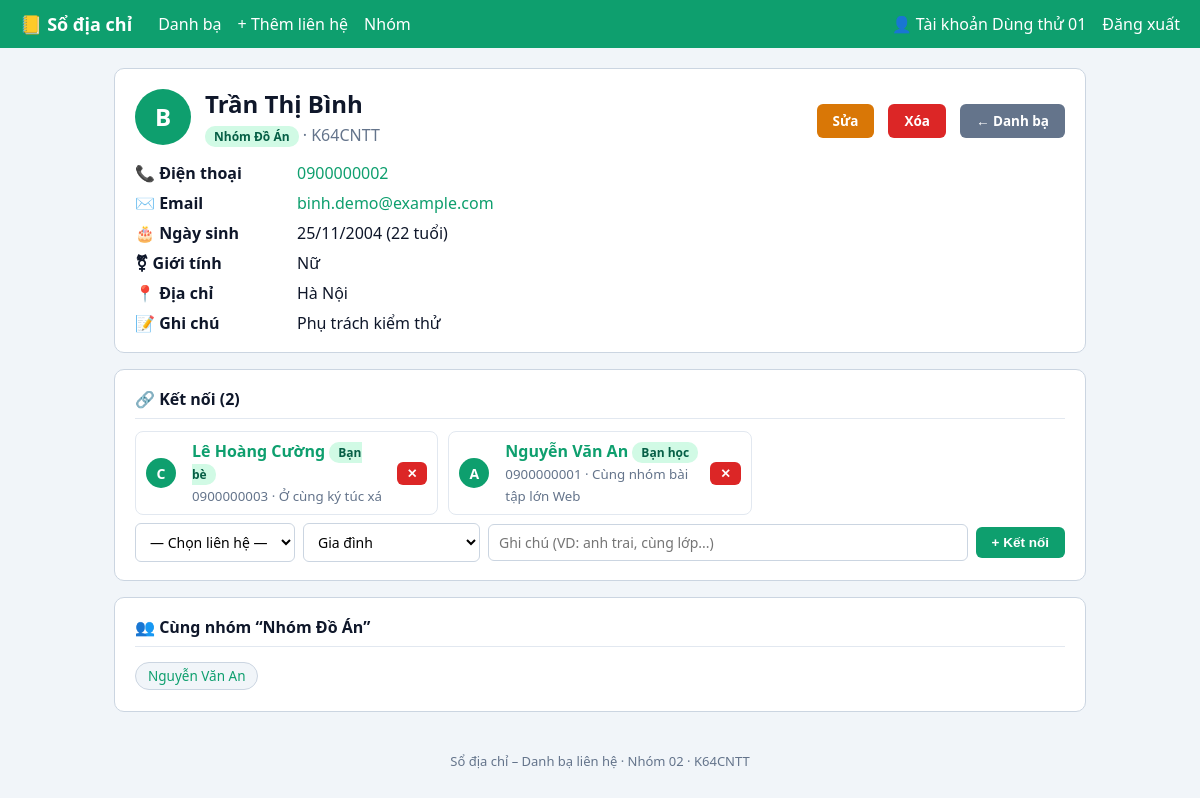
The page /BaiTaPNhom06/contact_view.php?id=2 (signed in) on the database its author committed.
### tables this page shows
CREATE TABLE `lien_he` (
  `id` INT AUTO_INCREMENT PRIMARY KEY,
  `id_nguoi_dung` INT NOT NULL,
  `id_nhom` INT NULL COMMENT 'NULL = chưa phân nhóm',
  `ho_ten` VARCHAR(100) NOT NULL,
  `gioi_tinh` ENUM('Nam','Nữ','Khác') NOT NULL DEFAULT 'Khác',
  `ngay_sinh` DATE NULL,
  `so_dien_thoai` VARCHAR(15) NOT NULL,
  `email` VARCHAR(100) NULL,
  `don_vi` VARCHAR(100) NULL COMMENT 'Lớp / cơ quan / công ty',
  `dia_chi` VARCHAR(255) NULL,
  `ghi_chu` TEXT NULL,
  `yeu_thich` TINYINT(1) NOT NULL DEFAULT 0 COMMENT '1: Yêu thích, 0: Bình thường',
  `ngay_tao` TIMESTAMP DEFAULT CURRENT_TIMESTAMP,
  KEY `idx_ten` (`ho_ten`),
  KEY `idx_sdt` (`so_dien_thoai`),
  CONSTRAINT `fk_lh_nd` FOREIGN KEY (`id_nguoi_dung`)
    REFERENCES `nguoi_dung`(`id`) ON DELETE CASCADE,
  CONSTRAINT `fk_lh_nhom` FOREIGN KEY (`id_nhom`)
    REFERENCES `nhom_lien_he`(`id`) ON DELETE RESTRICT
);

CREATE TABLE `nhom_lien_he` (
  `id` INT AUTO_INCREMENT PRIMARY KEY,
  `id_nguoi_dung` INT NOT NULL,
  `ten_nhom` VARCHAR(60) NOT NULL,
  `mo_ta` VARCHAR(255) NULL,
  UNIQUE KEY `uq_nhom` (`id_nguoi_dung`, `ten_nhom`),
  CONSTRAINT `fk_nhom_nd` FOREIGN KEY (`id_nguoi_dung`)
    REFERENCES `nguoi_dung`(`id`) ON DELETE CASCADE
);

CREATE TABLE `quan_he` (
  `id` INT AUTO_INCREMENT PRIMARY KEY,
  `id_lien_he_a` INT NOT NULL,
  `id_lien_he_b` INT NOT NULL,
  `loai` VARCHAR(30) NOT NULL,
  `ghi_chu` VARCHAR(150) NULL,
  UNIQUE KEY `uq_cap` (`id_lien_he_a`, `id_lien_he_b`),
  CONSTRAINT `ck_a_nho_hon_b` CHECK (`id_lien_he_a` < `id_lien_he_b`),
  CONSTRAINT `fk_qh_a` FOREIGN KEY (`id_lien_he_a`)
    REFERENCES `lien_he`(`id`) ON DELETE CASCADE,
  CONSTRAINT `fk_qh_b` FOREIGN KEY (`id_lien_he_b`)
    REFERENCES `lien_he`(`id`) ON DELETE CASCADE
);

### BaiTaPNhom06/functions.php (called while the page is built, shortened)
<?php
function e($s): string { return htmlspecialchars((string)$s, ENT_QUOTES, 'UTF-8'); }
function yeu_cau_dang_nhap(): int {
    return (int)$_SESSION['uid'];
}
function chu_cai(string $ten): string {
    $p = preg_split('/\s+/', trim($ten));
    return mb_strtoupper(mb_substr(end($p), 0, 1));
}
function tuoi(?string $ngay_sinh): ?int {
    return $ngay_sinh ? (new DateTime($ngay_sinh))->diff(new DateTime())->y : null;
}
function lay_lien_he(PDO $pdo, int $id, int $uid) {
    $st = $pdo->prepare("SELECT lh.*, nh.ten_nhom FROM lien_he lh
                         LEFT JOIN nhom_lien_he nh ON nh.id = lh.id_nhom
                         WHERE lh.id = :id AND lh.id_nguoi_dung = :u");
    $st->execute([':id' => $id, ':u' => $uid]);
    return $st->fetch();
}

### BaiTaPNhom06/contact_view.php (the view, shortened to what this page needs)
<?php
require_once 'functions.php';
$uid = yeu_cau_dang_nhap();
$id = (int)($_GET['id'] ?? $_POST['id'] ?? 0);
$lh = lay_lien_he($pdo, $id, $uid);
$st = $pdo->prepare("SELECT qh.id AS id_qh, qh.loai, qh.ghi_chu AS ghi_chu_qh, k.id, k.ho_ten, k.so_dien_thoai
    FROM quan_he qh
    JOIN lien_he k ON k.id = IF(qh.id_lien_he_a = :id1, qh.id_lien_he_b, qh.id_lien_he_a)
    WHERE qh.id_lien_he_a = :id2 OR qh.id_lien_he_b = :id3
    ORDER BY qh.loai, k.ho_ten");
$st->execute([':id1' => $id, ':id2' => $id, ':id3' => $id]);
$ket_noi = $st->fetchAll();
$st = $pdo->prepare("SELECT id, ho_ten FROM lien_he
    WHERE id_nguoi_dung = :u AND id <> :id1
      AND id NOT IN (SELECT id_lien_he_b FROM quan_he WHERE id_lien_he_a = :id2
                     UNION SELECT id_lien_he_a FROM quan_he WHERE id_lien_he_b = :id3)
    ORDER BY ho_ten");
$st->execute([':u' => $uid, ':id1' => $id, ':id2' => $id, ':id3' => $id]);
$chua_ket_noi = $st->fetchAll();
$cung_nhom = [];
if ($lh['id_nhom']) {
    $st = $pdo->prepare("SELECT id, ho_ten FROM lien_he WHERE id_nguoi_dung = :u AND id_nhom = :n AND id <> :id ORDER BY ho_ten LIMIT 10");
    $st->execute([':u' => $uid, ':n' => $lh['id_nhom'], ':id' => $id]);
    $cung_nhom = $st->fetchAll();
}
$t = tuoi($lh['ngay_sinh']);
include 'header.php';
?>
<div class="card">
    <div class="profile">
        <span class="avatar"><?= e(chu_cai($lh['ho_ten'])) ?></span>
        <div>
            <h2><?= e($lh['ho_ten']) ?> <?= $lh['yeu_thich'] ? '<span class="star on">★</span>' : '' ?></h2>
            <?php if ($lh['ten_nhom']): ?><span class="badge"><?= e($lh['ten_nhom']) ?></span><?php endif; ?>
            <?php if ($lh['don_vi']): ?><span class="muted"> · <?= e($lh['don_vi']) ?></span><?php endif; ?>
        </div>
        <a class="btn btn-warn" href="contact_form.php?id=<?= $id ?>">Sửa</a>
        <a class="btn btn-del" href="contact_delete.php?id=<?= $id ?>">Xóa</a>
        <a class="btn btn-sec" href="index.php">← Danh bạ</a>
    </div>
    <dl class="info">
        <dt>📞 Điện thoại</dt><dd><a href="tel:<?= e($lh['so_dien_thoai']) ?>"><?= e($lh['so_dien_thoai']) ?></a></dd>
        <dt>✉️ Email</dt><dd><?= $lh['email'] ? '<a href="mailto:' . e($lh['email']) . '">' . e($lh['email']) . '</a>' : '<span class="muted">—</span>' ?></dd>
        <dt>🎂 Ngày sinh</dt><dd><?= $lh['ngay_sinh'] ? e((new DateTime($lh['ngay_sinh']))->format('d/m/Y')) . " ($t tuổi)" : '<span class="muted">—</span>' ?></dd>
        <dt>⚧ Giới tính</dt><dd><?= e($lh['gioi_tinh']) ?></dd>
        <dt>📍 Địa chỉ</dt><dd><?= $lh['dia_chi'] ? e($lh['dia_chi']) : '<span class="muted">—</span>' ?></dd>
        <dt>📝 Ghi chú</dt><dd><?= $lh['ghi_chu'] ? nl2br(e($lh['ghi_chu'])) : '<span class="muted">—</span>' ?></dd>
    </dl>
</div>
<div class="card">
    <h3>🔗 Kết nối (<?= count($ket_noi) ?>)</h3>
    <div class="links">
    <?php foreach ($ket_noi as $k): ?>
        <div class="link-item">
            <span class="avatar sm"><?= e(chu_cai($k['ho_ten'])) ?></span>
            <div>
                <a href="contact_view.php?id=<?= (int)$k['id'] ?>"><b><?= e($k['ho_ten']) ?></b></a>
                <span class="badge"><?= e($k['loai']) ?></span><br>
                <small class="muted"><?= e($k['so_dien_thoai']) ?><?= $k['ghi_chu_qh'] ? ' · ' . e($k['ghi_chu_qh']) : '' ?></small>
            </div>
            <form method="POST" class="inline-form" onsubmit="return confirm('Hủy kết nối này? (Hai liên hệ vẫn còn trong danh bạ)');">
                <button class="btn btn-del btn-sm" title="Hủy kết nối">✕</button>
            </form>
        </div>
    <?php endforeach; ?>
    </div>
    <?php if ($chua_ket_noi): ?>
    <form method="POST" class="filter">
        <select name="id_khac" required>
            <option value="">— Chọn liên hệ —</option>
        </select>
        <select name="loai">
            <?php foreach (LOAI_QUAN_HE as $l): ?><option><?= e($l) ?></option><?php endforeach; ?>
        </select>
        <input type="text" name="ghi_chu" maxlength="150" placeholder="Ghi chú (VD: anh trai, cùng lớp...)">
        <button class="btn">+ Kết nối</button>
    </form>
    <?php endif; ?>
</div>
<?php if ($cung_nhom): ?>
<div class="card">
    <h3>👥 Cùng nhóm “<?= e($lh['ten_nhom']) ?>”</h3>
    <?php foreach ($cung_nhom as $c): ?>
        <a class="chip" href="contact_view.php?id=<?= (int)$c['id'] ?>"><?= e($c['ho_ten']) ?></a>
    <?php endforeach; ?>
</div>
<?php endif; ?>
<?php include 'footer.php'; ?>

### BaiTaPNhom06/style.css (style rules this page uses)
* { box-sizing: border-box; }
body { font-family: 'Segoe UI', Arial, sans-serif; background: #f1f5f9; color: #0f172a; margin: 0; }
a { color: #0e9f6e; text-decoration: none; }
.muted { color: #64748b; }
.card { background: #fff; border: 1px solid #cbd5e1; border-radius: 10px; padding: 18px 20px; margin-bottom: 16px; }
.card h3 { margin: 0 0 12px; padding-bottom: 8px; border-bottom: 1px solid #e2e8f0; font-size: 16px; }
input[type=text], input[type=email], input[type=password], input[type=date], select, textarea { width: 100%; padding: 8px 10px; border: 1px solid #cbd5e1; border-radius: 6px; font-size: 14px; font-family: inherit; background: #fff; }
.filter { display: flex; gap: 8px; flex-wrap: wrap; align-items: center; }
.filter > input[type=text] { flex: 1; min-width: 180px; }
.filter select { width: auto; }
.btn { display: inline-block; padding: 8px 16px; background: #0e9f6e; color: #fff; border: 0; border-radius: 6px; font-weight: 600; font-size: 13.5px; cursor: pointer; margin-top: 8px; }
.btn-warn { background: #d97706; }
.btn-del { background: #dc2626; }
.btn-sec { background: #64748b; }
.btn-sm { margin-top: 0; padding: 4px 10px; font-size: 12.5px; }
.filter .btn { margin-top: 0; }
.inline-form { display: inline; }
.badge { background: #d1fae5; color: #065f46; padding: 2px 9px; border-radius: 10px; font-size: 12px; font-weight: 600; }
.chip { display: inline-block; background: #f1f5f9; border: 1px solid #cbd5e1; border-radius: 16px; padding: 4px 12px; margin: 3px 4px 3px 0; font-size: 13.5px; }
.avatar { display: inline-flex; align-items: center; justify-content: center; width: 56px; height: 56px; border-radius: 50%; background: #0e9f6e; color: #fff; font-size: 24px; font-weight: 700; flex-shrink: 0; }
.avatar.sm { width: 30px; height: 30px; font-size: 14px; margin-right: 6px; vertical-align: middle; }
.profile { display: flex; align-items: center; gap: 14px; flex-wrap: wrap; }
.profile h2 { margin: 0 0 4px; }
.info { display: grid; grid-template-columns: 150px 1fr; gap: 8px 12px; margin: 16px 0 0; }
.info dt { font-weight: 600; }
.info dd { margin: 0; }
.links { display: grid; grid-template-columns: repeat(auto-fill, minmax(280px, 1fr)); gap: 10px; margin-bottom: 8px; }
.link-item { display: flex; align-items: center; gap: 10px; border: 1px solid #e2e8f0; border-radius: 8px; padding: 8px 10px; }
.link-item > div { flex: 1; }

### rows shown on the page
lien_he: ho_ten "B", ho_ten "Trần Thị Bình", id_nhom.ten_nhom "Nhóm Đồ Án", don_vi "K64CNTT", so_dien_thoai "0900000002", email "binh.demo@example.com", ngay_sinh "25/11/2004", ngay_sinh "22", gioi_tinh "Nữ", dia_chi "Hà Nội", ghi_chu "Phụ trách kiểm thử"
quan_he: id_lien_he_b.ho_ten "C", id_lien_he_b.ho_ten "Lê Hoàng Cường", loai "Bạn bè", id_lien_he_b.so_dien_thoai "0900000003", ghi_chu "Ở cùng ký túc xá"
quan_he: id_lien_he_a.ho_ten "A", id_lien_he_a.ho_ten "Nguyễn Văn An", loai "Bạn học", id_lien_he_a.so_dien_thoai "0900000001", ghi_chu "Cùng nhóm bài tập lớn Web"
lien_he: ho_ten "Nguyễn Văn An"

### other values the page prints
$_SESSION['ten'] "Tài khoản Dùng thử 01"
count($ket_noi) "2"
form field loai "Gia đình"
